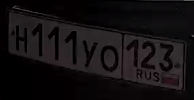
#> input picture test_images/num-1.png, 194 x 100 px
$ python -i alignment_skew.py   (imports and definitions only)   (older library calls are emulated)
#> lines starting #> are read from the running program, lines starting #| are printed output that depends on the picture; after the words box and inside, x2 and y2 are one past the last pixel; in counts of white or black regions, pixels touching at a corner belong together
### image_processing.py
import cv2
import numpy as np


class ImageConversion():

    @staticmethod
    def changeBC(frame, alpha=1, beta=0):
        new_image = np.zeros(frame.shape, frame.dtype)
        # Initialize values
        return cv2.convertScaleAbs(frame, alpha=alpha, beta=beta)

    @staticmethod
    def gammaCorrection(frame, gamma=1):
        lookUpTable = np.empty((1, 256), np.uint8)
        for i in range(256):
            lookUpTable[0, i] = np.clip(pow(i / 255.0, gamma) * 255.0, 0, 255)
        return cv2.LUT(frame, lookUpTable)

    @staticmethod
    def convToThresh(frame):
        kernel = np.ones((5, 5), np.uint8)
        opening = cv2.morphologyEx(frame, cv2.MORPH_CLOSE, kernel)
        blur = cv2.GaussianBlur(opening, (3, 3), cv2.BORDER_DEFAULT)
        emission_value = np.nanmean(blur) + np.nanstd(blur)
        return cv2.threshold(blur, emission_value, 255, cv2.THRESH_BINARY)[1]

    @staticmethod
    def confToSobel(frame):
        x = cv2.Sobel(frame, cv2.CV_64F, 1, 0, ksize=3, scale=1)
        y = cv2.Sobel(frame, cv2.CV_64F, 0, 1, ksize=3, scale=1)
        absx = cv2.convertScaleAbs(x)
        absy = cv2.convertScaleAbs(y)
        return cv2.addWeighted(absx, 0.5, absy, 0.5, 0)

    @staticmethod
    def getOutlines(frame):
        contours = cv2.findContours(frame.copy(), cv2.RETR_TREE,
                                    cv2.CHAIN_APPROX_SIMPLE)
        contours = contours[0] if len(contours) == 2 else 1
        contours = sorted(contours, key=cv2.contourArea, reverse=True)[:5]
        return contours

### transform_points.py
import cv2
import numpy as np


class PointConversion():

    @staticmethod
    def takeTargetPoints(pts):
        rect = np.zeros((4, 2), dtype=np.float32)
        s = pts.sum(axis=1)
        rect[0] = pts[np.argmin(s)]
        rect[2] = pts[np.argmax(s)]
        diff = np.diff(pts, axis=1)
        rect[1] = pts[np.argmin(diff)]
        rect[3] = pts[np.argmax(diff)]
        return rect

    @staticmethod
    def fourPointAlignment(image, pts):
        rect = PointConversion.takeTargetPoints(pts)
        (tl, tr, br, bl) = rect
        widthA = np.sqrt(((br[0] - bl[0]) ** 2) + ((br[1] - bl[1]) ** 2))
        widthB = np.sqrt(((tr[0] - tl[0]) ** 2) + ((tr[1] - tl[1]) ** 2))
        maxWidth = max(int(widthA), int(widthB))
        heightA = np.sqrt(((tr[0] - br[0]) ** 2) + ((tr[1] - br[1]) ** 2))
        heightB = np.sqrt(((tl[0] - bl[0]) ** 2) + ((tl[1] - bl[1]) ** 2))
        maxHeight = max(int(heightA), int(heightB))
        dst = np.array([
            [0, 0],
            [maxWidth - 1, 0],
            [maxWidth - 1, maxHeight - 1],
            [0, maxHeight - 1]], dtype="float32")
        M = cv2.getPerspectiveTransform(rect, dst)
        warped = cv2.warpPerspective(image, M, (maxWidth, maxHeight))
        return warped

### alignment_skew.py
import cv2
import numpy as np
from transform_points import PointConversion
from image_processing import ImageConversion


def alignment(image_path):
#> called with image_path = 'test_images/num-1.png'
    run = True
    checkRect = True
    image = cv2.imread(image_path, 1)
#> image is the input picture: shape (100, 194, 3); mean B, G, R 17.6, 15.9, 19.3
    if image is None:
        print('Image is empty')
        run = False
    gamma = ImageConversion.gammaCorrection(image, 1.3)
    gray_frame = cv2.cvtColor(gamma, cv2.COLOR_BGR2GRAY)
    thresh = ImageConversion.convToThresh(gray_frame)
#> in convToThresh, `opening = cv2.morphologyEx(frame, cv2.MORPH_CLOSE, kernel)`:
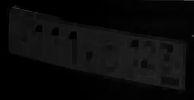
#> opening: shape (100, 194); min 0, max 67, mean 10.8
#> in convToThresh, `blur = cv2.GaussianBlur(opening, (3, 3), cv2.BORDER_DEFAULT)`:
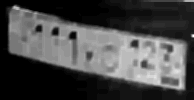
#> blur: shape (100, 194); min 0, max 38, mean 10.8; drawn with min black and max white
#> in convToThresh, `emission_value = np.nanmean(blur) + np.nanstd(blur)`: emission_value = 21.25
#> in convToThresh, `return cv2.threshold(blur, emission_value, 255, cv2.THRESH_BINARY)[1]`:
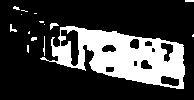
#> returned value: shape (100, 194); 24.1% white; 15 white regions (10 under 20 px), largest, box (x1, y1, x2, y2) and area: (40, 26, 185, 89) 4484, (50, 23, 59, 30) 32, (10, 24, 17, 32) 27, (43, 36, 45, 56) 24, (31, 37, 37, 41) 20
    sobel = ImageConversion.confToSobel(thresh)
#> in confToSobel, `x = cv2.Sobel(frame, cv2.CV_64F, 1, 0, ksize=3, scale=1)`:
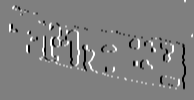
#> x: shape (100, 194) float64; min -1020, max 1020, mean 0.5; drawn with min black and max white
#> in confToSobel, `y = cv2.Sobel(frame, cv2.CV_64F, 0, 1, ksize=3, scale=1)`:
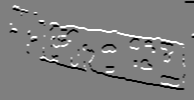
#> y: shape (100, 194) float64; min -1020, max 1020, mean -0.9; drawn with min black and max white
#> in confToSobel, `absx = cv2.convertScaleAbs(x)`: absx: shape (100, 194); 9.4% white in thin lines or dots, all inside (x1, y1, x2, y2) = (9, 0, 193, 90)
#> in confToSobel, `absy = cv2.convertScaleAbs(y)`: absy: shape (100, 194); 10.1% white in thin lines or dots, all inside (x1, y1, x2, y2) = (9, 1, 194, 90)
#> in confToSobel, `return cv2.addWeighted(absx, 0.5, absy, 0.5, 0)`:
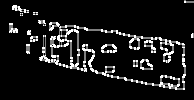
#> returned value: shape (100, 194); min 0, max 255, mean 24.9
    contours = ImageConversion.getOutlines(sobel)
#> in getOutlines, `contours = cv2.findContours(frame.copy(), cv2.RETR_TREE, cv2.CHAIN_APP..`: contours = 52 contours, 30 with area under 20; largest, box (x1, y1, x2, y2) and area: (39, 22, 186, 90) 5860, (60, 26, 185, 89) 3750, (52, 41, 72, 67) 284, (66, 30, 79, 66) 226, (101, 44, 117, 53) 107
#> in getOutlines, `contours = sorted(contours, key=cv2.contourArea, reverse=True)[:5]`: contours = 5 contours; box (x1, y1, x2, y2) and area: (39, 22, 186, 90) 5860, (60, 26, 185, 89) 3750, (52, 41, 72, 67) 284, (66, 30, 79, 66) 226, (101, 44, 117, 53) 107
    approx_list = []
    if checkRect:
        for c in contours:
            peri = cv2.arcLength(c, True)
            approx = cv2.approxPolyDP(c, 0.02 * peri, True)
            if len(approx) == 4:
                for i in approx:
                    approx_list.append(i)
#> this loop made 5 passes
#> peri on passes 1 to 5: 554.4, 589.5, 84.04, 84.87, 42.14
#> after the loop, approx_list = []

    if approx_list == []:
        checkRect = False

    if checkRect is False:
        for c in contours:
            peri = cv2.arcLength(c, True)
            approx = cv2.approxPolyDP(c, 0.02 * peri, True)
            for i in approx:
                approx_list.append(i)
#> after the loop, approx_list = 47 items, first 6: [[43, 35]], [[40, 60]], [[86, 71]], [[87, 50]], [[96, 73]], [[184, 89]]

    if approx_list == []:
        run = False

    if run:
        approx_math = np.zeros((len(approx_list), 2))
#> approx_math = 47 pairs, first value 0 to 0, second value 0 to 0
        for i in range(len(approx_list)):
            approx_math[i] = approx_list[i]
#> this loop made 47 passes
#> after the loop, approx_math = 47 pairs, first value 40 to 184, second value 22 to 89
        warped = PointConversion.fourPointAlignment(image, approx_math)
#> in takeTargetPoints, `s = pts.sum(axis=1)`: s = 47 values, max 273 at index 5, min 72 at index 7, mean 147.2
#> in takeTargetPoints, `diff = np.diff(pts, axis=1)`: diff = 47 values, max 20 at index 1, min -140 at index 6, mean -45.94
#> in fourPointAlignment, `rect = PointConversion.takeTargetPoints(pts)`: rect = [[50, 22], [183, 43], [184, 89], [40, 60]]
#> in fourPointAlignment, `(tl, tr, br, bl) = rect`: tl = [50, 22]; tr = [183, 43]; br = [184, 89]; bl = [40, 60]
#> in fourPointAlignment, `widthA = np.sqrt(((br[0] - bl[0]) ** 2) + ((br[1] - bl[1]) ** 2))`: widthA = 146.9
#> in fourPointAlignment, `widthB = np.sqrt(((tr[0] - tl[0]) ** 2) + ((tr[1] - tl[1]) ** 2))`: widthB = 134.6
#> in fourPointAlignment, `maxWidth = max(int(widthA), int(widthB))`: maxWidth = 146
#> in fourPointAlignment, `heightA = np.sqrt(((tr[0] - br[0]) ** 2) + ((tr[1] - br[1]) ** 2))`: heightA = 46.01
#> in fourPointAlignment, `heightB = np.sqrt(((tl[0] - bl[0]) ** 2) + ((tl[1] - bl[1]) ** 2))`: heightB = 39.29
#> in fourPointAlignment, `maxHeight = max(int(heightA), int(heightB))`: maxHeight = 46
#> in fourPointAlignment, `dst = np.array([ [0, 0], [maxWidth - 1, 0], [maxWidth - 1, maxHeight -..`: dst = [[0, 0], [145, 0], [145, 45], [0, 45]]
#> in fourPointAlignment, `M = cv2.getPerspectiveTransform(rect, dst)`: M = [[1.31, 0.345, -73.23], [-0.213, 1.35, -19.01], [0.000786, 0.00256, 1]]
        warped = ImageConversion.changeBC(warped, alpha=1.3, beta=40)
        warped = ImageConversion.gammaCorrection(warped, 1.3)
#> call 2 of gammaCorrection, with gamma = 1.3
#> in gammaCorrection (call 2), `return cv2.LUT(frame, lookUpTable)`:
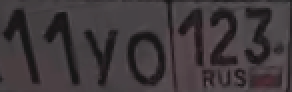
#> returned value: shape (46, 146, 3) (shown 2 times larger); mean of channels 0, 1, 2 59.5, 56.7, 63.4; drawn as B, G, R

    if not run:
        warped = np.zeros((100, 50))

    return run, image, thresh, warped

>>> result = alignment('test_images/num-1.png')

$ run again, on test_images/num-10.png
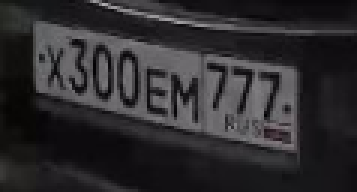
#> input picture test_images/num-10.png, 119 x 64 px (shown 3 times larger)
#> in alignment, image is the input picture: shape (64, 119, 3); mean B, G, R 46.9, 44.5, 46.3
#> emission_value = 68.56
#> absx: shape (64, 119); 6% white in thin lines or dots, all inside (x1, y1, x2, y2) = (11, 0, 99, 51)
#> absy: shape (64, 119); 7.8% white in thin lines or dots, all inside (x1, y1, x2, y2) = (11, 1, 99, 51)
#> in confToSobel, `return cv2.addWeighted(absx, 0.5, absy, 0.5, 0)`:
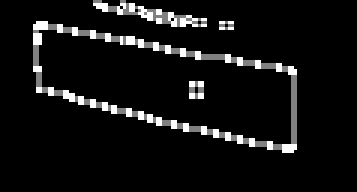
#> returned value: shape (64, 119) (shown 3 times larger); min 0, max 255, mean 17.6
#> in getOutlines, `contours = cv2.findContours(frame.copy(), cv2.RETR_TREE, cv2.CHAIN_APP..`: contours = 11 contours, 7 with area under 20; largest, box (x1, y1, x2, y2) and area: (11, 7, 99, 51) 2236, (12, 9, 98, 49) 1932, (31, 0, 69, 9) 94, (63, 27, 68, 33) 20
#> in getOutlines, `contours = sorted(contours, key=cv2.contourArea, reverse=True)[:5]`: contours = 5 contours, 1 with area under 20; largest, box (x1, y1, x2, y2) and area: (11, 7, 99, 51) 2236, (12, 9, 98, 49) 1932, (31, 0, 69, 9) 94, (63, 27, 68, 33) 20
#> the loop in alignment, `for c in contours:` made 5 passes
#> (peri, approx) on passes 1, 2, 4, 5: (237.2, [[11, 8], [12, 30], [98, 49], [97, 22]]), (226, [[12, 10], [95, 23], [97, 47], [14, 29]]), (18, [[63, 27], [63, 32], [67, 32], [67, 27]]), (12, [[73, 7], [73, 9], [77, 9], [77, 7]])
#> after the loop in alignment, `for c in contours:`: approx_list = [[[11, 8]], [[12, 30]], [[98, 49]], [[97, 22]], [[12, 10]], [[95, 23]], [[97, 47]], [[14, 29]], [[63, 27]], [[63, 32]], [[67, 32]], [[67, 27]], [[73, 7]], [[73, 9]], [[77, 9]], [[77, 7]]]
#> in alignment, `approx_math = np.zeros((len(approx_list), 2))`: approx_math = 16 rows, first 8: [0, 0], [0, 0], [0, 0], [0, 0], [0, 0], [0, 0], [0, 0], [0, 0]
#> the loop in alignment, `for i in range(len(approx_list)):` made 16 passes
#> after the loop in alignment, `for i in range(len(approx_list)):`: approx_math = 16 rows, first 8: [11, 8], [12, 30], [98, 49], [97, 22], [12, 10], [95, 23], [97, 47], [14, 29]
#> s = [19, 42, 147, 119, 22, 118, 144, 43, 90, 95, 99, 94, 80, 82, 86, 84]
#> diff = [-3, 18, -49, -75, -2, -72, -50, 15, -36, -31, -35, -40, -66, -64, -68, -70]
#> rect = [[11, 8], [97, 22], [98, 49], [12, 30]]
#> tl = [11, 8]; tr = [97, 22]; br = [98, 49]; bl = [12, 30]
#> widthA = 88.07
#> widthB = 87.13
#> maxWidth = 88
#> heightA = 27.02
#> heightB = 22.02
#> maxHeight = 27
#> dst = [[0, 0], [87, 0], [87, 26], [0, 26]]
#> M = [[1.29, -0.0586, -13.71], [-0.199, 1.22, -7.59], [0.00278, -0.000228, 1]]
#> in gammaCorrection (call 2), `return cv2.LUT(frame, lookUpTable)`:
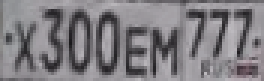
#> returned value: shape (27, 88, 3) (shown 3 times larger); mean of channels 0, 1, 2 129.4, 125.2, 128.1; drawn as B, G, R
